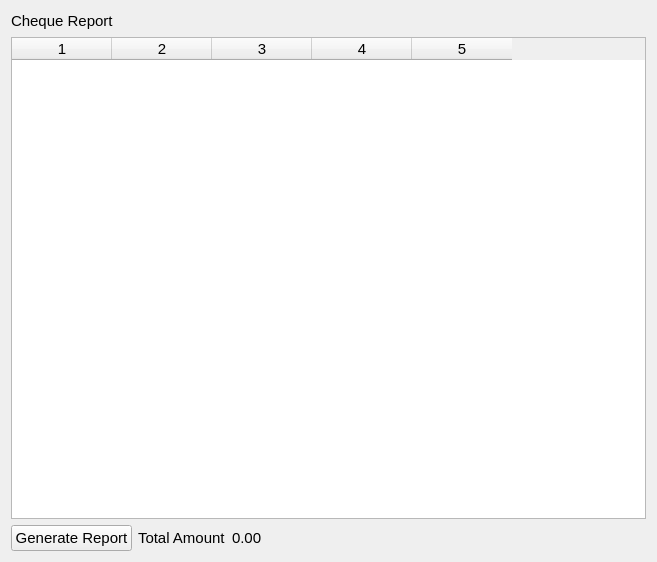
<?xml version="1.0" encoding="UTF-8"?>
<ui version="4.0">
 <class>ChequeReportWidget</class>
 <widget class="QWidget" name="ChequeReportWidget">
  <property name="geometry">
   <rect>
    <x>0</x>
    <y>0</y>
    <width>657</width>
    <height>562</height>
   </rect>
  </property>
  <property name="font">
   <font>
    <pointsize>11</pointsize>
   </font>
  </property>
  <property name="windowTitle">
   <string>Cheque Report</string>
  </property>
  <layout class="QVBoxLayout" name="verticalLayout">
   <item>
    <layout class="QHBoxLayout" name="horizontalLayout_2">
     <item>
      <widget class="QLabel" name="label">
       <property name="text">
        <string>Cheque Report</string>
       </property>
      </widget>
     </item>
     <item>
      <spacer name="horizontalSpacer_2">
       <property name="orientation">
        <enum>Qt::Horizontal</enum>
       </property>
       <property name="sizeHint" stdset="0">
        <size>
         <width>40</width>
         <height>20</height>
        </size>
       </property>
      </spacer>
     </item>
    </layout>
   </item>
   <item>
    <widget class="QTableWidget" name="tableWidget">
     <property name="font">
      <font>
       <pointsize>11</pointsize>
      </font>
     </property>
     <property name="columnCount">
      <number>5</number>
     </property>
     <column/>
     <column/>
     <column/>
     <column/>
     <column/>
    </widget>
   </item>
   <item>
    <layout class="QHBoxLayout" name="horizontalLayout">
     <item>
      <widget class="QPushButton" name="generateButton">
       <property name="text">
        <string>Generate Report</string>
       </property>
      </widget>
     </item>
     <item>
      <widget class="QLabel" name="label_2">
       <property name="text">
        <string>Total Amount</string>
       </property>
      </widget>
     </item>
     <item>
      <widget class="QLabel" name="totalLbl">
       <property name="text">
        <string>0.00</string>
       </property>
      </widget>
     </item>
     <item>
      <spacer name="horizontalSpacer">
       <property name="orientation">
        <enum>Qt::Horizontal</enum>
       </property>
       <property name="sizeHint" stdset="0">
        <size>
         <width>40</width>
         <height>20</height>
        </size>
       </property>
      </spacer>
     </item>
    </layout>
   </item>
  </layout>
 </widget>
 <resources/>
 <connections/>
</ui>
